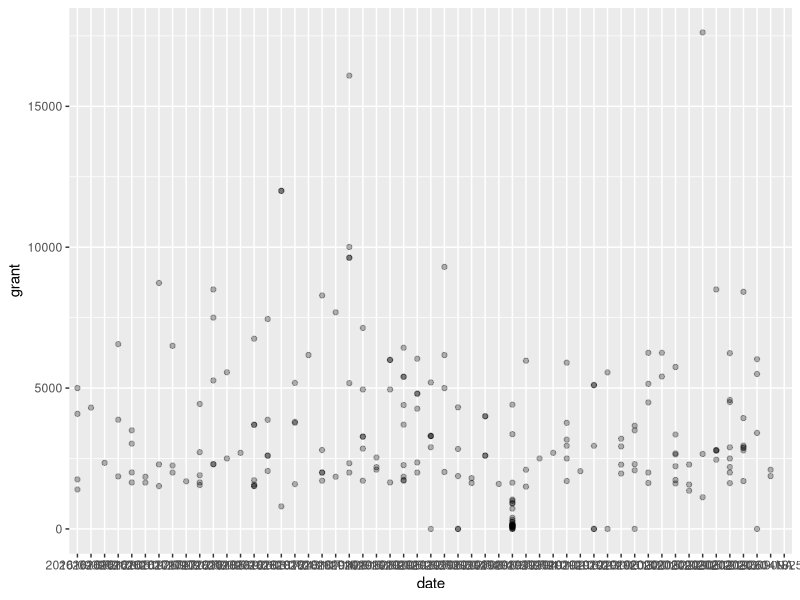

Here is the R script that generated this plot:
## ---- chunk 1
library(ggplot2)
library(tidyverse)
## ---- chunk 2
prog <- read.csv("data/programming.csv")
prog <- prog[2:6] 
## ---- chunk 3
prog %>%
  filter(org %in% c("BDU", "Blue Devils United")) %>%
  arrange(desc(deny))
## ---- chunk 4
ggplot(prog, aes(x = date, y = grant)) +
  geom_point(alpha = 0.3)
## ---- chunk 5
prog %>%
  group_by(org) %>%
  summarize(deny = sum(deny), request = sum(req))
